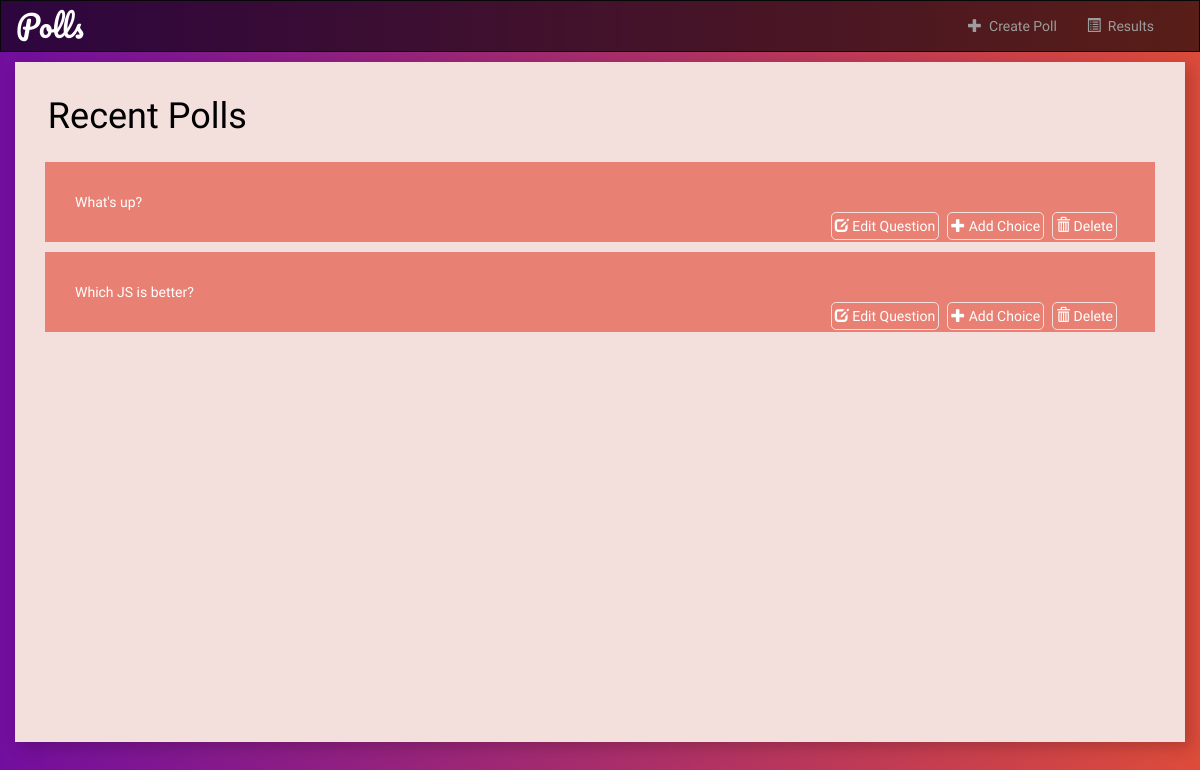
Before: /polls/ with the older database file.
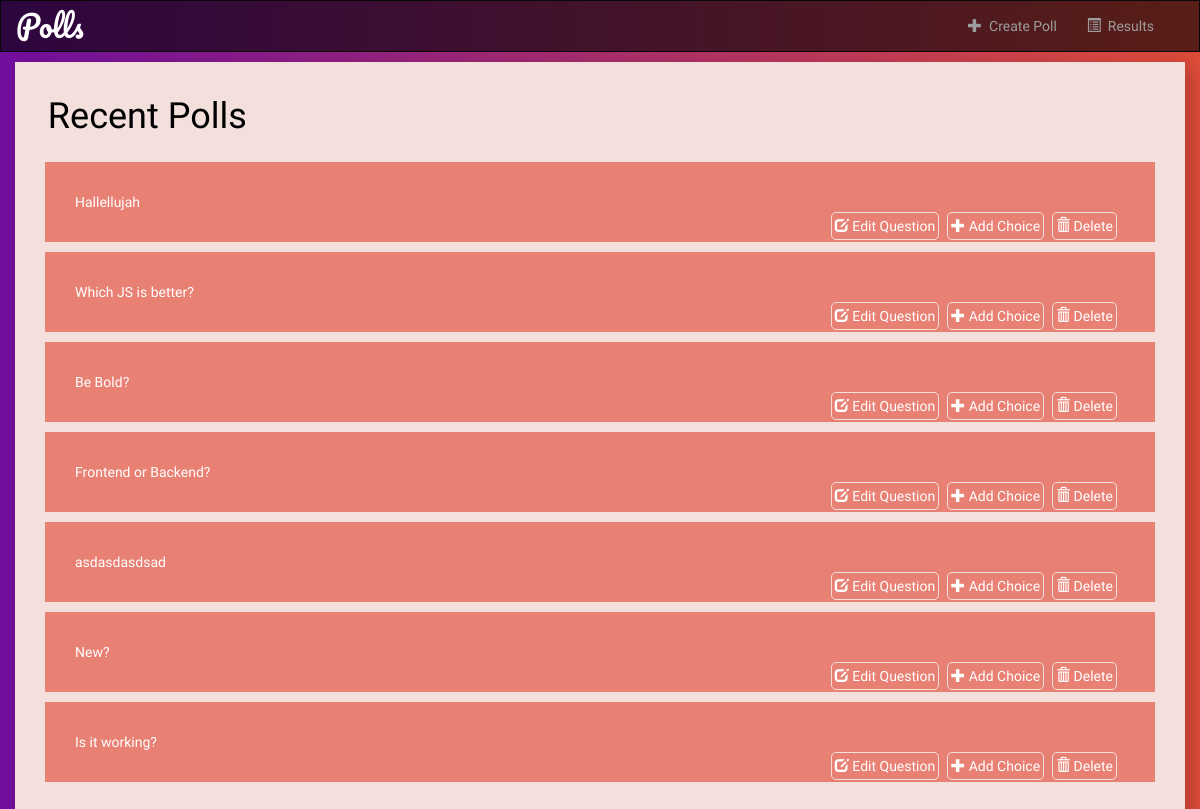
After: the same page with the newer database file.
### polls/models.py (models this page shows, shortened)
class Question(models.Model):
    question_text= models.CharField(max_length=500)
    pub_date= models.DateTimeField('date published',null=True)
    def was_published_recently(self):
        now = timezone.now()
        return now - datetime.timedelta(days=1) <= self.pub_date <= now
    was_published_recently.admin_order_field='pub_date'
    was_published_recently.boolean=True
    was_published_recently.short_description='Published recently?'

### polls/views.py (the view)
# urls.py: path('', views.IndexView.as_view(), name='index'),
class IndexView(generic.ListView):
	template_name='polls/index.html'
	context_object_name='latest_question_list'
	def get_queryset(self):
		return Question.objects.all()

### polls/templates/polls/index.html (shortened to what this page needs)
{% extends 'polls/base.html' %}
{% block body%}
<div class="heading"><h1>&nbsp;&nbsp;Recent Polls</h1></div>
{% if latest_question_list %}
	<ul class="list">
		{% for question in latest_question_list%}
			<li class="list_item">
				<a href="{% url 'polls:detail' question.id %}">{{question.question_text}}</a>
				<a href="{% url 'polls:questiondelete' question.id %}" class="list_item_attr">
					<i class="glyphicon glyphicon-trash"></i>&nbsp;Delete</a>
				<a href="{% url 'polls:choiceadd' question.id %}" class="list_item_attr"><span class="glyphicon glyphicon-plus"></span>&nbsp;Add Choice</a>
				<a href="{% url 'polls:questionedit' question.id %}" class="list_item_attr"><i class="glyphicon glyphicon-edit"></i>&nbsp;Edit Question</a>
			</li>
		{% endfor %}
	</ul>
{% else %}
	<p>No polls are available.</p>
{% endif %}
{% endblock%}

Changed rows visible on the page:
removed Question: question_text "What's up?"
added Question: question_text "Hallellujah"
added Question: question_text "Be Bold?"
added Question: question_text "Frontend or Backend?"
added Question: question_text "asdasdasdsad"
added Question: question_text "New?"
added Question: question_text "Is it working?"
